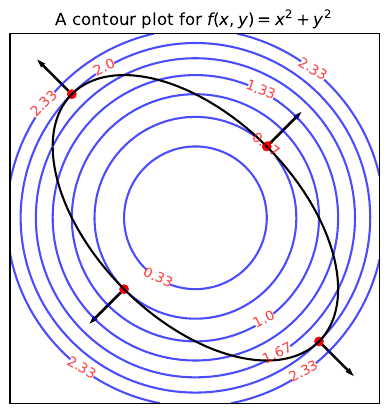

Python code for this plot:
import numpy as np
import matplotlib.pyplot as plt

ax = plt.gca()

ax.set_aspect('equal')
ax.set_xticks([])
ax.set_yticks([])


def f(x, y): return x**2 + y**2
def g(x, y): return x**2 + y**2 + xy


x = np.arange(-1.5, 1.5, 0.01)
y = np.arange(-1.5, 1.5, 0.01)

X, Y = np.meshgrid(x, y)
Z = f(X, Y)

levels = np.arange(-2, 2.5, 1 / 3)

curve_x = np.arange(-2 / np.sqrt(3), 2 / np.sqrt(3), 0.0001)
curve_y_top = 0.5 * (-1 * curve_x + np.sqrt(curve_x**2 - 4 * (curve_x**2 - 1)))
curve_y_bottom = 0.5 * \
    (-1 * curve_x - np.sqrt(curve_x**2 - 4 * (curve_x**2 - 1)))

p1 = np.array([1 / np.sqrt(3), 1 / np.sqrt(3)])
vec1 = np.array([1, 1])
vec1 = vec1 / (3 * np.linalg.norm(vec1))

p2 = -np.array([1 / np.sqrt(3), 1 / np.sqrt(3)])
vec2 = -np.array([1, 1])
vec2 = vec2 / (3 * np.linalg.norm(vec2))

p3 = np.array([1, -1])
vec3 = np.array([1, -1])
vec3 = vec3 / (3 * np.linalg.norm(vec3))

p4 = -np.array([1, -1])
vec4 = -np.array([1, -1])
vec4 = vec4 / (3 * np.linalg.norm(vec4))

for pt, vec in zip([p1, p2, p3, p4], [vec1, vec2, vec3, vec4]):
    ax.arrow(pt[0], pt[1], vec[0], vec[1], color='black', width=0.01)
    ax.scatter(pt[0], pt[1], color='red')

contour = ax.contour(X, Y, Z, colors='blue',
                     linestyles='solid', levels=levels, alpha=0.7)

fmt = {level: level.round(2) for level in contour.levels}
ax.clabel(contour, contour.levels, inline=True, fmt=fmt, colors='red')

ax.plot(curve_x, curve_y_top, color='black')
ax.plot(curve_x, curve_y_bottom, color='black')

plt.title('A contour plot for $f(x,y)=x^2+y^2$')
plt.savefig('ellipse_contour.pdf', format='pdf', bbox_inches='tight')

plt.show()
